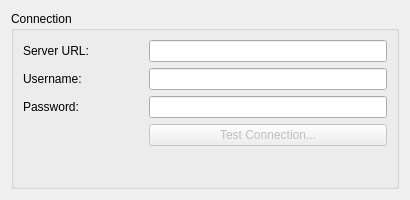
<?xml version="1.0" encoding="UTF-8"?>
<ui version="4.0">
 <class>ConfigDialog</class>
 <widget class="QWidget" name="ConfigDialog">
  <property name="geometry">
   <rect>
    <x>0</x>
    <y>0</y>
    <width>410</width>
    <height>200</height>
   </rect>
  </property>
  <property name="windowTitle">
   <string>Open-Xchange Configuration</string>
  </property>
  <layout class="QVBoxLayout" name="verticalLayout">
   <item>
    <widget class="QGroupBox" name="groupBox">
     <property name="title">
      <string>Connection</string>
     </property>
     <property name="checkable">
      <bool>false</bool>
     </property>
     <layout class="QFormLayout" name="formLayout">
      <item row="0" column="0">
       <widget class="QLabel" name="label_BaseUrl">
        <property name="sizePolicy">
         <sizepolicy hsizetype="Fixed" vsizetype="Preferred">
          <horstretch>0</horstretch>
          <verstretch>0</verstretch>
         </sizepolicy>
        </property>
        <property name="minimumSize">
         <size>
          <width>120</width>
          <height>0</height>
         </size>
        </property>
        <property name="text">
         <string>Server URL:</string>
        </property>
       </widget>
      </item>
      <item row="0" column="1">
       <widget class="KLineEdit" name="kcfg_BaseUrl">
        <property name="toolTip">
         <string>The URL of the Open-Xchange server, should be something like https://myserver.org/</string>
        </property>
        <property name="whatsThis">
         <string>The URL of the Open-Xchange server, should be something like https://myserver.org/</string>
        </property>
        <property name="clickMessage">
         <string notr="true">https://myserver.org</string>
        </property>
       </widget>
      </item>
      <item row="1" column="0">
       <widget class="QLabel" name="label_Username">
        <property name="sizePolicy">
         <sizepolicy hsizetype="Fixed" vsizetype="Preferred">
          <horstretch>0</horstretch>
          <verstretch>0</verstretch>
         </sizepolicy>
        </property>
        <property name="minimumSize">
         <size>
          <width>120</width>
          <height>0</height>
         </size>
        </property>
        <property name="text">
         <string>Username:</string>
        </property>
       </widget>
      </item>
      <item row="1" column="1">
       <widget class="KLineEdit" name="kcfg_Username">
        <property name="toolTip">
         <string>The username that is used to log into the Open-Xchange server</string>
        </property>
        <property name="whatsThis">
         <string>The username that is used to log into the Open-Xchange server</string>
        </property>
       </widget>
      </item>
      <item row="2" column="0">
       <widget class="QLabel" name="label_Password">
        <property name="sizePolicy">
         <sizepolicy hsizetype="Fixed" vsizetype="Preferred">
          <horstretch>0</horstretch>
          <verstretch>0</verstretch>
         </sizepolicy>
        </property>
        <property name="minimumSize">
         <size>
          <width>120</width>
          <height>0</height>
         </size>
        </property>
        <property name="text">
         <string>Password:</string>
        </property>
       </widget>
      </item>
      <item row="2" column="1">
       <widget class="KLineEdit" name="kcfg_Password">
        <property name="toolTip">
         <string>The password that is used to log into the Open-Xchange server</string>
        </property>
        <property name="whatsThis">
         <string>The password that is used to log into the Open-Xchange server</string>
        </property>
        <property name="echoMode">
         <enum>QLineEdit::Password</enum>
        </property>
       </widget>
      </item>
      <item row="3" column="1">
       <widget class="QPushButton" name="checkConnectionButton">
        <property name="enabled">
         <bool>false</bool>
        </property>
        <property name="text">
         <string>Test Connection...</string>
        </property>
       </widget>
      </item>
     </layout>
    </widget>
   </item>
  </layout>
 </widget>
 <customwidgets>
  <customwidget>
   <class>KLineEdit</class>
   <extends>QLineEdit</extends>
   <header>klineedit.h</header>
  </customwidget>
 </customwidgets>
 <resources/>
 <connections/>
</ui>
